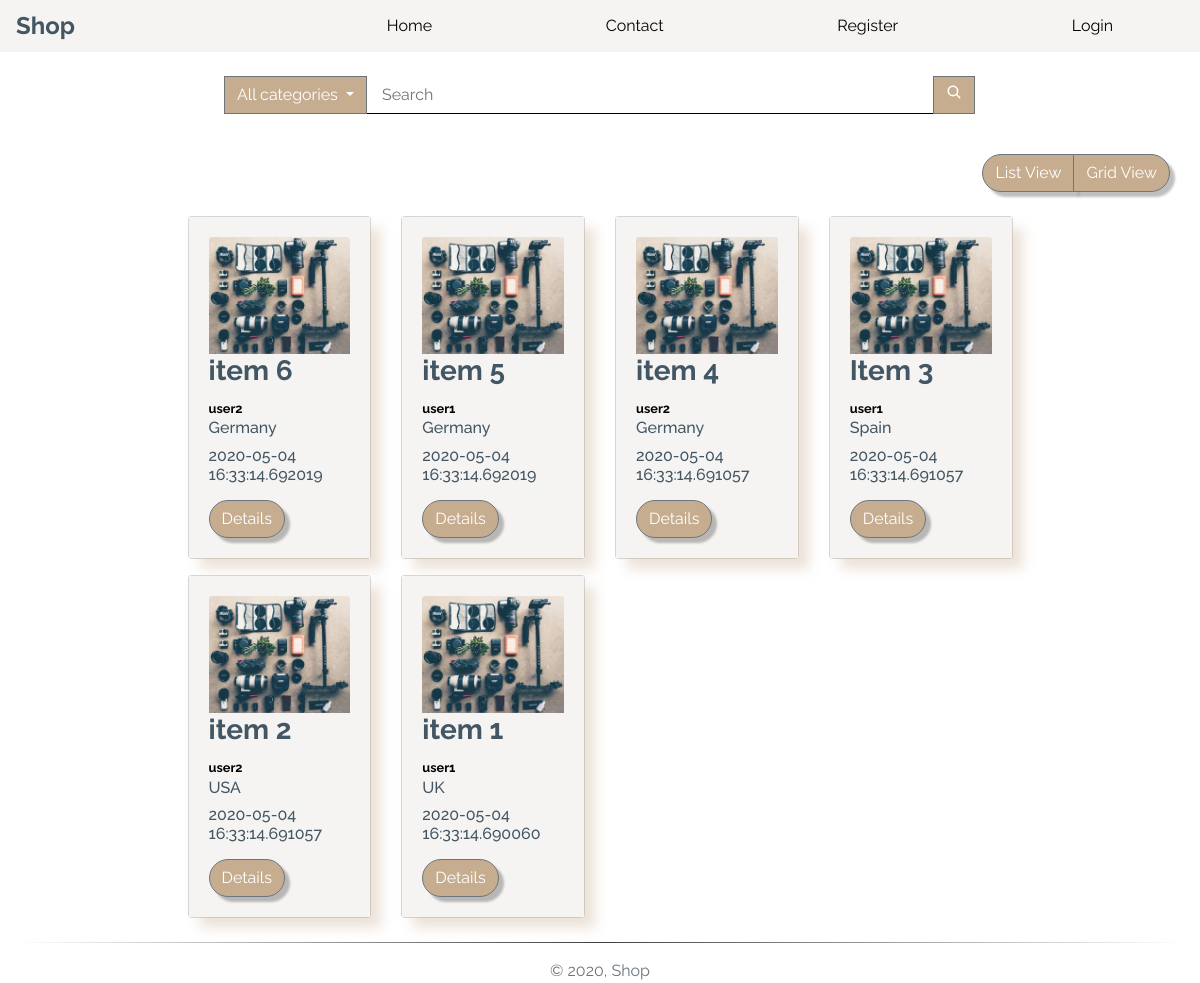
/index, run on the app's committed database.
### app/models.py (models this page shows, shortened)
class Item(db.Model):
    __tablename__ = "items"
    id = db.Column(db.Integer, primary_key=True)
    title = db.Column(db.String(100), unique=False, nullable=False)
    description = db.Column(db.Text, unique=False, nullable=False)
    quantity = db.Column(db.Integer, unique=False, nullable=False, default=1)
    item_location = db.Column(db.String(50), unique=False, nullable=False)
    condition = db.Column(db.String(50), unique=False, nullable=False)
    price = db.Column(db.Float, unique=False, nullable=False)
    date_posted = db.Column(db.DateTime, default=datetime.now)
    item_views = db.Column(db.Integer, default=0)
    image_file = db.Column(db.String(80), nullable=False,
                           default='item.jpg')
    sold = db.Column(db.Boolean, default=False)
    terms = db.Column(db.Boolean, default=True)
    owner_id = db.Column(db.Integer, db.ForeignKey("users.id"))
    category_id = db.Column(db.Integer, db.ForeignKey("categories.id"))

class User(db.Model, UserMixin):
    __tablename__ = "users"
    id = db.Column(db.Integer, primary_key=True)
    full_name = db.Column(db.String(50), nullable=False)
    username = db.Column(db.String(50), unique=True, nullable=False)
    image_file = db.Column(db.String(80), nullable=False,
                           default="default.jpg")
    email = db.Column(db.String(115), unique=True, nullable=False)
    location = db.Column(db.String(50), unique=False, nullable=False)
    password_hash = db.Column(db.String(60), nullable=False)
    last_seen = db.Column(db.DateTime, default=datetime.now)
    seller = db.Column(db.Boolean, default=False)
    items = db.relationship("Item", backref="owner", lazy="dynamic")
    followed = db.relationship(
        'User', secondary=followers,
        primaryjoin=(followers.c.follower_id == id),
        secondaryjoin=(followers.c.followed_id == id),
        backref=db.backref('followers', lazy='dynamic'), lazy='dynamic')

### app/routes.py (the view)
@app.route("/")
@app.route("/index")
@app.route('/index/<cat_id>', methods=['GET', 'POST'])
def index(cat_id=None):
    available_items = Item.query.filter_by(sold=False).all()
    if cat_id is not None:
        available_items= Item.query.filter_by(sold=False).join(Category, (Item.category_id == cat_id)).all()
    categories = Category.query.join(Item, (Category.id == Item.category_id)).filter_by(sold=False).all()
    return render_template("index.html", available_items=available_items, categories=categories)

### app/routes.py (called while the page is built)
@app.before_request
def before_request():
    if current_user.is_authenticated:
        current_user.last_seen = datetime.utcnow()
        db.session.commit()

### app/templates/index.html (shortened to what this page needs)
{% extends "layout.html" %} {% block content %}
<div class="container-fluid h-100 mt-4">
    <div class="row">
        <div class="col-12 h-100">
            <div class="container-fluid">
                <div class="row justify-content-center mb-4">
                    <div class="col-12 col-sm-8">
                        <div class="input-group">
                            <div class="input-group-append">
                                <div class="dropdown">
                                    <button class="btn btn-secondary dropdown-toggle no-radius" type="button" id="dropdownMenuButton" data-toggle="dropdown" aria-haspopup="true" aria-expanded="false">
                                      All categories
                                    </button>
                                </div>
                            </div>
                            <input type="text" class="form-control no-radius" placeholder="Search">
                            <div class="input-group-append">
                              <button class="btn btn-secondary no-radius" type="submit">
                                <ion-icon name="search"></ion-icon>
                              </button>
                            </div>
                        </div>
                    </div>
                </div>
                <div class="row">
                    <div class="col-lg-12 my-3">
                        <div class="float-right">
                            <div class="btn-group">
                                <button class="btn btn-secondary" id="list">
                                    List View
                                </button>
                                <button class="btn btn-secondary" id="grid">
                                    Grid View
                                </button>
                            </div>
                        </div>
                    </div>
                </div>
                <div id="products" class="row view-group w-75 mx-auto">
                        {% for item in available_items|sort(reverse=true, attribute="id")%}
                        <div class=" item col-sm-12 col-md-3 py-2">
                            <div class="card custom-bg h-100">
                                <div class="card-body">
                                    <img class="img-fluid card-img-top group list-group-image img-event"
                                    src="{{url_for('static', filename='img/items/' + item.image_file)}}" alt="{{item.title}}" />
                                    <h3 class="card-title list-group-item-heading font-weight-bold ">{{item.title}}</h3>
                                    <small class="d-block font-weight-bold card-text"><a href="{{url_for("user", user_id=item.owner.id)}}">{{item.owner.username}}</a></small>
                                    <small class="card-text"><h6>{{item.item_location}}</h6></small>
                                    <small class="card-text"><h6>{{ item.date_posted }}</h6></small>
                                    <a href="{{url_for("item", item_id=item.id)}}" class="btn btn-secondary mt-2">Details</a>
                                </div>
                            </div>
                        </div>
                    {%endfor%}
                </div>
            </div>
        </div>
    </div>
</div>
{% endblock content %}

### app/static/css/styles.css (style rules this page uses)
:root { --main-color: #fff; --second-color: #425664; --third-color: #f6f4f2; --fourth-color: #c6ad8f; }
*, *::before, *::after { margin: 0; padding: 0; box-sizing: border-box; list-style: none; text-decoration: none; }
body, html { background: var(--main-color); min-height: 100vh; width: 100%; color: var(--second-color); font-family: "Raleway", sans-serif; }
a { color: black; text-decoration: none; cursor: pointer; }
input[type="text"], input[type="password"], input[type="file"] { border: none; padding-left: 15px; background: transparent; border-bottom: 1px solid black; border-radius: 15px; }
.btn { filter: drop-shadow(5px 5px 1px rgba(0, 0, 0, 0.25)); background-color: var(--fourth-color); border-radius: 20px; color: var(--main-color); }
.no-radius { filter: none; border-radius: 0px; color: var(--main-color); }
.custom-bg { background-color: var(--third-color); }
.card-body { background-color: var(--third-color); box-shadow: 0.7rem 0.7rem 0.7rem rgba(198, 173, 143, 0.341); }

### data on the page
Item: image_file (picture), title "item 6", owner.username "user2", item_location "Germany", date_posted "2020-05-04 16:33:14.692019"
Item: image_file (picture), title "item 5", owner.username "user1", item_location "Germany", date_posted "2020-05-04 16:33:14.692019"
Item: image_file (picture), title "item 4", owner.username "user2", item_location "Germany", date_posted "2020-05-04 16:33:14.691057"
Item: image_file (picture), title "Item 3", owner.username "user1", item_location "Spain", date_posted "2020-05-04 16:33:14.691057"
Item: image_file (picture), title "item 2", owner.username "user2", item_location "USA", date_posted "2020-05-04 16:33:14.691057"
Item: image_file (picture), title "item 1", owner.username "user1", item_location "UK", date_posted "2020-05-04 16:33:14.690060"
